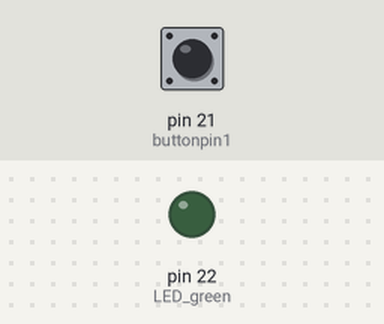
Simulated run of this sketch. Board: Arduino Mega 2560, built with avr-gcc and run on an emulated ATmega2560. Parts: output pins drawn as LEDs (lit = HIGH). Inputs (shaded band) come from the test bench; at power-on: pin 21 (buttonpin1) LOW.

Above: at 1.2 s.
1.3 s: pin 21 (buttonpin1) pulled HIGH for 0.15 s
At 1.37 s:
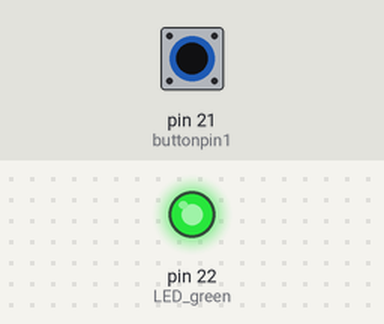
2.9 s: pin 21 (buttonpin1) pulled HIGH for 3.2 s
At 7.0 s:
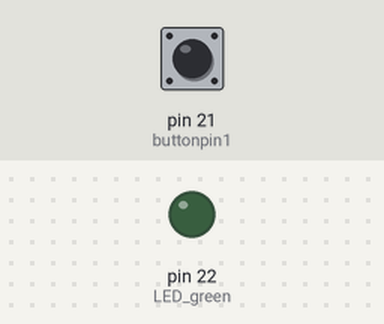
Timing chart, 0 to 8.5 s (numbered marks = the images above; inputs shaded):
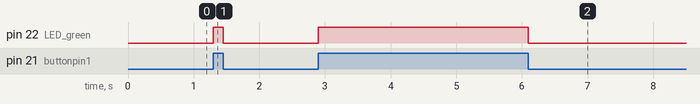

The sketch:

task2.ino
```cpp
const int LED_green = 22;
const int buttonpin1 = 21;
int buttonstate1 = 0;
void setup()
{
  pinMode (LED_green, OUTPUT);
  pinMode (buttonpin1, INPUT);
}
void loop()
{
  buttonstate1 =digitalRead(buttonpin1);
  if(buttonstate1 ==1)
  {digitalWrite(LED_green, HIGH);
  }
  else
  {digitalWrite(LED_green, LOW);
  }
}
```

Measured:
- after the input at 1.3 s, pin 22 (LED_green): LOW → HIGH at once, → LOW 0.15 s later
- after the input at 2.9 s, pin 22 (LED_green): LOW → HIGH at once, → LOW 3.2 s later
